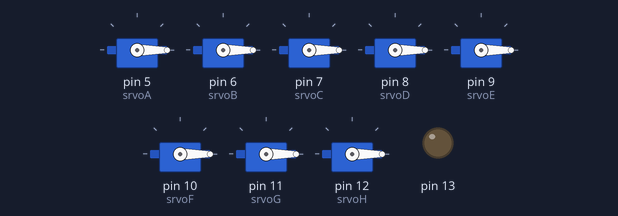
The sketch below on a simulated Arduino Uno, built with avr-gcc and run on an emulated ATmega328P. On the bench: 8 × servo, output pins drawn as LEDs (lit = HIGH).

Above: at 0.2 s.
At 3.39 s:
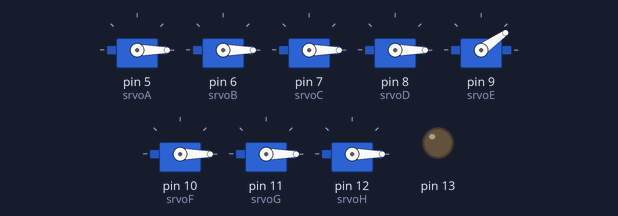
At 9.72 s:
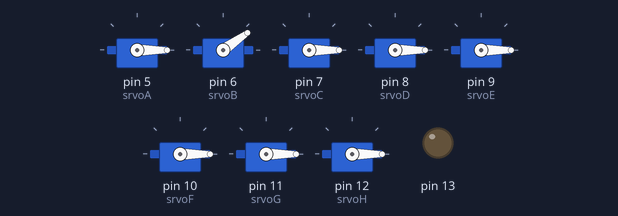
At 19.72 s:
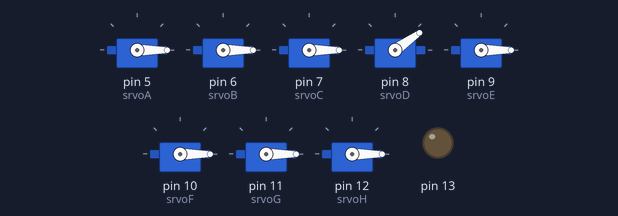
At 29.37 s:
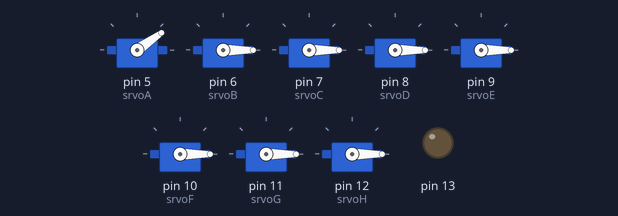
At 39.36 s:
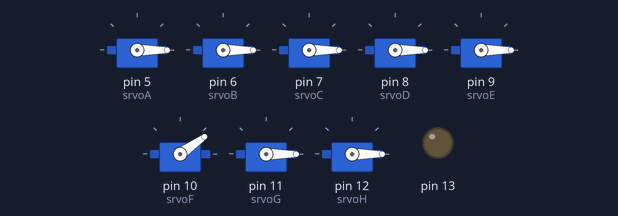
Timing chart, 0 to 40.0 s (numbered marks = the images above):
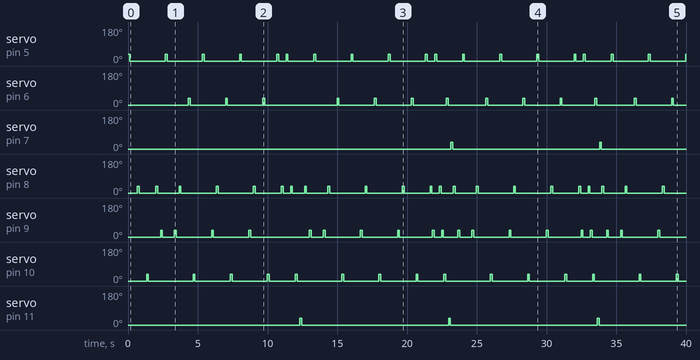

Measured:
- by itself, servo on pin 5 (srvoA): repeats every 10.7 s: 3 × (35° 0.13 s, 0° 2.5 s), 35° 0.13 s, 0° 0.54 s, 35° 0.13 s, 0° 1.9 s
- by itself, servo on pin 6 (srvoB): 0° → 35° at 4.3 s, → 0° 0.13 s later, → 35° 2.5 s later, → 0° 0.13 s later, … (26 changes in this stretch)
- by itself, servo on pin 7 (srvoC): 0° → 35° at 23.2 s, → 0° 0.13 s later, → 35° 10.5 s later, → 0° 0.13 s later, … (4 changes in this stretch)
- by itself, servo on pin 8 (srvoD): moves between 0° and 35°, repeating every 10.7 s
- by itself, servo on pin 9 (srvoE): 0° → 35° at 2.3 s, → 0° 0.13 s later, → 35° 0.87 s later, → 0° 0.13 s later, … (38 changes in this stretch)
- by itself, servo on pin 10 (srvoF): repeats every 10.7 s: 0° 3.2 s, 2 × (35° 0.13 s, 0° 2.5 s), 35° 0.13 s, 0° 1.9 s, 35° 0.13 s
- by itself, servo on pin 11 (srvoG): alternates 35° for 0.13 s and 0° for 10.5 s

The sketch:

53043_33633702_compositioncode2.ino.ino
```cpp
//Code by LabRatMatt for Arduino Drum Bot Project on Instructables:
//Attach two servos to Arduino PWM pins and assign pin numbers below

#include <Servo.h>
Servo servoA;
Servo servoB;
Servo servoC;
Servo servoD;
Servo servoE;
Servo servoF;
Servo servoG;
Servo servoH;

int srvoA = 5; //assign digital pwm pin for Left servo
int srvoB = 6; //assign digital pwm pin for Right servo
int srvoC = 7; //assign digital pwm
int srvoD = 8; //assign digital pwm
int srvoE = 9; //assign digital pwm
int srvoF = 10; //assign digital pwm
int srvoG = 11; //assign digital pwm
int srvoH = 12; //assign digital pwm

int LED = 13; // assign digital pin for LED (on most boards, there is already an LED on pin 13
//musical things
int bpm = 90; //beats per minute
int timeSig = 4; //regular time signature (beats per measure)
int Tbeat = 60000/bpm; //time per beat in milliseconds is one minute divided by beats per minute
int beat = 1; //start the fist measure with the first beat
int measure = 1; //start with the first measure
//servo control
int travel = 35; //in degrees, how far does the servo need to turn
int Tservo = 130; //time allowed for servo to reach position before further instruction in milliseconds

void setup() {
  //setup code here, to run once:
  //establish each pin mode
  pinMode(5, OUTPUT);
  pinMode(6, OUTPUT);
  pinMode(7, OUTPUT);
  pinMode(8, OUTPUT);
  pinMode(9, OUTPUT);
  pinMode(10, OUTPUT);
  pinMode(11, OUTPUT);
  pinMode(12, OUTPUT);
  pinMode(13, OUTPUT);
  //setup the servos at set at zero
  servoA.attach(srvoA);
  servoB.attach(srvoB);
  servoC.attach(srvoC);
  servoD.attach(srvoD);
  servoE.attach(srvoE);
  servoF.attach(srvoF);
  servoG.attach(srvoG);
  servoH.attach(srvoH);

  servoA.write(0);
  servoB.write(0);
  servoC.write(0);
  servoD.write(0);
  servoE.write(0);
  servoF.write(0);
  servoG.write(0);
  servoH.write(0);

}

void beatTEST(){
  servoA.write(travel);
  servoB.write(travel);
  servoC.write(travel);
  servoD.write(travel);
  servoE.write(travel);
  servoF.write(travel);
  servoG.write(travel);
  servoH.write(travel);
  delay(60000/bpm);
  servoA.write(0);
  servoB.write(0);
  servoC.write(0);
  servoD.write(0);
  servoE.write(0);
  servoF.write(0);
  servoG.write(0);
  servoH.write(0);
  delay(60000/bpm);
}

void quarterBeatA(){
  servoA.write(travel);
  delay(Tservo);
  servoA.write(0);
  delay((60000/bpm)-Tservo);
}

void quarterBeatB(){
  servoB.write(travel);
  delay(Tservo);
  servoB.write(0);
  delay((60000/bpm)-Tservo);
}
void quarterBeatC(){
  servoC.write(travel);
  delay(Tservo);
  servoC.write(0);
  delay((60000/bpm)-Tservo);
}

void quarterBeatD(){
  servoD.write(travel);
  delay(Tservo);
  servoD.write(0);
  delay((60000/bpm)-Tservo);
}
void quarterBeatE(){
  servoE.write(travel);
  delay(Tservo);
  servoE.write(0);
  delay((60000/bpm)-Tservo);
}
void quarterBeatF(){
  servoF.write(travel);
  delay(Tservo);
  servoF.write(0);
  delay((60000/bpm)-Tservo);
}
void quarterBeatG(){
  servoG.write(travel);
  delay(Tservo);
  servoG.write(0);
  delay((60000/bpm)-Tservo);
}
void quarterBeatH(){
  servoH.write(travel);
  delay(Tservo);
  servoH.write(0);
  delay((60000/bpm)-Tservo);
}
void eighthBeatA(){
  servoA.write(travel);
  delay(Tservo);
  servoA.write(0);
  delay((30000/bpm)-Tservo);
}
void eighthBeatB(){
  servoB.write(travel);
  delay(Tservo);
  servoB.write(0);
  delay((30000/bpm)-Tservo);
}
  void eighthBeatC(){
  servoC.write(travel);
  delay(Tservo);
  servoC.write(0);
  delay((30000/bpm)-Tservo);
}
 void eighthBeatD(){
  servoD.write(travel);
  delay(Tservo);
  servoD.write(0);
  delay((30000/bpm)-Tservo);


}
void eighthBeatE(){
  servoE.write(travel);
  delay(Tservo);
  servoE.write(0);
  delay((30000/bpm)-Tservo);
}
void eighthBeatF(){
  servoF.write(travel);
  delay(Tservo);
  servoF.write(0);
  delay((30000/bpm)-Tservo);
}
void eighthBeatG(){
  servoG.write(travel);
  delay(Tservo);
  servoG.write(0);
  delay((30000/bpm)-Tservo);
}
void eighthBeatH(){
  servoH.write(travel);
 delay(Tservo);
  servoH.write(0);
  delay((30000/bpm)-Tservo);
}
void teenthBeatA(){
  servoA.write(travel);
  delay(Tservo);
  servoA.write(0);
  delay((15000/bpm)-Tservo);
}
void teenthBeatB(){
  servoB.write(travel);
  delay(Tservo);
  servoB.write(0);
  delay((15000/bpm)-Tservo);
}
void teenthBeatC(){
  servoC.write(travel);
  delay(Tservo);
  servoC.write(0);
  delay((15000/bpm)-Tservo);
}
void teenthBeatD(){
  servoD.write(travel);
  delay(Tservo);
  servoD.write(0);
  delay((15000/bpm)-Tservo);
}
void teenthBeatE(){
  servoE.write(travel);
  delay(Tservo);
  servoE.write(0);
  delay((15000/bpm)-Tservo);
}
void teenthBeatF(){
  servoF.write(travel);
  delay(Tservo);
  servoF.write(0);
  delay((15000/bpm)-Tservo);
}
void teenthBeatG(){
  servoG.write(travel);
  delay(Tservo);
  servoG.write(0);
  delay((15000/bpm)-Tservo);
}
void teenthBeatH(){
  servoH.write(travel);
  delay(Tservo);
  servoH.write(0);
  delay((15000/bpm)-Tservo);
}


void loop() {
  // put your main code here, to run repeatedly:
  if(measure == 1){ //a set of four quarter notes. A loop based on beats per measure would be more efficient but I am lazy

   // INTRODUCTION INTRODUCTION INTRODUCTION INTRODUCTION INTRODUCTION


    quarterBeatA();

     quarterBeatD();

      quarterBeatF();
    eighthBeatD();
    eighthBeatE();
  //SECOND
 quarterBeatA();
eighthBeatE();
     quarterBeatD();
eighthBeatB();
      quarterBeatF();
 //SECOND
 quarterBeatA();
eighthBeatE();
     quarterBeatD();
eighthBeatB();
      quarterBeatF();
       //SECOND
 quarterBeatA();
eighthBeatE();
     quarterBeatD();
eighthBeatB();
      quarterBeatF();


    measure = 2;
  }


  if(measure == 2){

    eighthBeatA();
eighthBeatD();
     eighthBeatA();
eighthBeatD();
      eighthBeatF();
      eighthBeatG();
    eighthBeatD();
    eighthBeatE();
  //SECOND
 quarterBeatA();
eighthBeatE();
     quarterBeatD();
eighthBeatB();
      quarterBeatF();
 //SECOND
 quarterBeatA();
eighthBeatE();
     quarterBeatD();
eighthBeatB();
      quarterBeatF();
       //SECOND
 quarterBeatA();
eighthBeatE();
     quarterBeatD();
eighthBeatB();
      quarterBeatF();


    measure = 3;
  }

if(measure == 3){


     eighthBeatA();

teenthBeatD();
teenthBeatE();
     eighthBeatA();
teenthBeatD();
teenthBeatE();

      teenthBeatF();
      teenthBeatB();
      teenthBeatG();
      teenthBeatC();
    eighthBeatD();
    eighthBeatE();
  //SECOND
 quarterBeatA();
eighthBeatE();
     quarterBeatD();
eighthBeatB();
      quarterBeatF();
 //SECOND
 quarterBeatA();
eighthBeatE();
     quarterBeatD();
eighthBeatB();
      quarterBeatF();
       //SECOND
 quarterBeatA();
eighthBeatE();
     quarterBeatD();
eighthBeatB();
      quarterBeatF();


     eighthBeatA();
teenthBeatD();
teenthBeatE();
      eighthBeatA();
teenthBeatD();
teenthBeatE();

      teenthBeatF();
      teenthBeatB();
      teenthBeatG();
      teenthBeatC();
    eighthBeatD();
    eighthBeatE();
  //SECOND
 quarterBeatA();
eighthBeatE();
     quarterBeatD();
eighthBeatB();
      quarterBeatF();
 //SECOND
 quarterBeatA();
eighthBeatE();
     quarterBeatD();
eighthBeatB();
      quarterBeatF();
       //SECOND
 quarterBeatA();
eighthBeatE();
     quarterBeatD();
eighthBeatB();
      quarterBeatF();


    measure = 3;
  }
  if(measure == 4){


    measure = 1;

  }
  if(measure == 5){


     measure = 5;
  }
}
```
